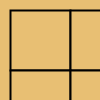
Frame 1 (no input)
Frame 60 (the mouse pressed at the canvas centre just before this capture): identical to frame 1, image omitted
Frame 120 (the mouse held since frame 60 and released just before this capture): identical to frame 1, image omitted

The Processing sketch that drew this single still picture (run headless with seeded random() and noise(); from frame 60 on, the mouse is pressed at the canvas centre):

// Processing sketch: week08_2
// ── week08_2.pde
//week08-2
public void setup() {
  /* size commented out by preprocessor */;
}  
int [][] board=new int[10][10];
public void mousePressed() {
  int i=(mouseY-10)/60, j=(mouseX-10)/60;
  println(i,j);
  if(mouseButton==LEFT)board[i][j]=1;
  if(mouseButton==RIGHT)board[i][j]=2;
  if(mouseButton==CENTER)board[i][j]=0;
}  
public void draw(){
  background(0xFFE8BF73);
   for (int i=0; i<10; i++){
    for (int j=0; j<10; j++){
      int x=10+j*60,y=10+i*60;
      fill(0xFFE8BF73);
      strokeWeight(2);
      rect(x,y,60,60);
      if(board[i][j]==1) fill(0);
      if(board[i][j]==2) fill(255);
      if(board[i][j]!=0) ellipse(30+x,30+y,50,50);
    }
  }
}   
